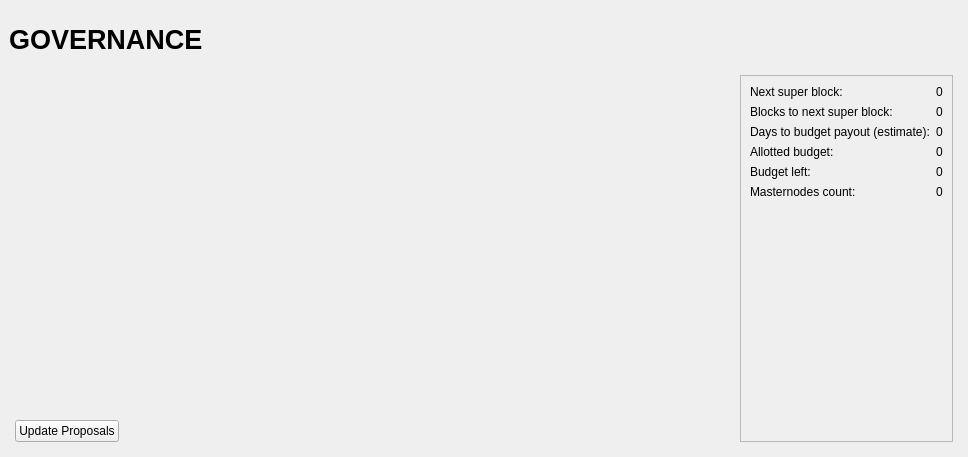
<?xml version="1.0" encoding="UTF-8"?>
<ui version="4.0">
 <class>GovernancePage</class>
 <widget class="QWidget" name="GovernancePage">
  <property name="geometry">
   <rect>
    <x>0</x>
    <y>0</y>
    <width>968</width>
    <height>457</height>
   </rect>
  </property>
  <property name="windowTitle">
   <string>Form</string>
  </property>
  <layout class="QVBoxLayout" name="topLayout" stretch="0">
   <property name="margin">
    <number>9</number>
   </property>
   <item>
    <layout class="QVBoxLayout" name="verticalLayout_Master" stretch="0,1">
     <property name="spacing">
      <number>0</number>
     </property>
     <item>
      <widget class="QFrame" name="frame_Header">
       <layout class="QVBoxLayout" name="verticalLayout_4">
        <property name="margin">
         <number>0</number>
        </property>
        <item>
         <layout class="QHBoxLayout" name="horizontalLayout_Header" stretch="1,0,1">
          <item>
           <widget class="QLabel" name="labelOverviewHeaderLeft">
            <property name="minimumSize">
             <size>
              <width>464</width>
              <height>60</height>
             </size>
            </property>
            <property name="maximumSize">
             <size>
              <width>16777215</width>
              <height>60</height>
             </size>
            </property>
            <property name="font">
             <font>
              <pointsize>20</pointsize>
              <weight>75</weight>
              <bold>true</bold>
             </font>
            </property>
            <property name="text">
             <string>GOVERNANCE</string>
            </property>
           </widget>
          </item>
          <item>
           <spacer name="horizontalSpacer">
            <property name="orientation">
             <enum>Qt::Horizontal</enum>
            </property>
            <property name="sizeHint" stdset="0">
             <size>
              <width>40</width>
              <height>20</height>
             </size>
            </property>
           </spacer>
          </item>
          <item>
           <widget class="QLabel" name="labelOverviewHeaderRight">
            <property name="minimumSize">
             <size>
              <width>464</width>
              <height>60</height>
             </size>
            </property>
            <property name="maximumSize">
             <size>
              <width>16777215</width>
              <height>60</height>
             </size>
            </property>
            <property name="font">
             <font>
              <pointsize>14</pointsize>
             </font>
            </property>
            <property name="text">
             <string/>
            </property>
            <property name="alignment">
             <set>Qt::AlignRight|Qt::AlignTrailing|Qt::AlignVCenter</set>
            </property>
           </widget>
          </item>
         </layout>
        </item>
       </layout>
      </widget>
     </item>
     <item>
      <widget class="QFrame" name="frame_BG">
       <layout class="QVBoxLayout" name="verticalLayout_3">
        <property name="margin">
         <number>6</number>
        </property>
        <item>
         <widget class="QFrame" name="frame_Content">
          <layout class="QVBoxLayout" name="verticalLayout">
           <property name="spacing">
            <number>0</number>
           </property>
           <property name="margin">
            <number>0</number>
           </property>
           <item>
            <layout class="QHBoxLayout" name="horizontalLayout_Content">
             <item>
              <layout class="QVBoxLayout" name="verticalLayout_2">
               <item>
                <widget class="QScrollArea" name="scrollArea">
                 <property name="sizePolicy">
                  <sizepolicy hsizetype="Expanding" vsizetype="Minimum">
                   <horstretch>0</horstretch>
                   <verstretch>1</verstretch>
                  </sizepolicy>
                 </property>
                 <property name="frameShape">
                  <enum>QFrame::NoFrame</enum>
                 </property>
                 <property name="frameShadow">
                  <enum>QFrame::Plain</enum>
                 </property>
                 <property name="lineWidth">
                  <number>0</number>
                 </property>
                 <property name="horizontalScrollBarPolicy">
                  <enum>Qt::ScrollBarAlwaysOff</enum>
                 </property>
                 <property name="sizeAdjustPolicy">
                  <enum>QAbstractScrollArea::AdjustIgnored</enum>
                 </property>
                 <property name="widgetResizable">
                  <bool>true</bool>
                 </property>
                 <widget class="QWidget" name="scrollAreaWidgetContents">
                  <property name="geometry">
                   <rect>
                    <x>0</x>
                    <y>0</y>
                    <width>742</width>
                    <height>282</height>
                   </rect>
                  </property>
                  <property name="sizePolicy">
                   <sizepolicy hsizetype="Preferred" vsizetype="Minimum">
                    <horstretch>0</horstretch>
                    <verstretch>1</verstretch>
                   </sizepolicy>
                  </property>
                  <layout class="QVBoxLayout" name="proposalGrid">
                   <property name="spacing">
                    <number>0</number>
                   </property>
                   <property name="sizeConstraint">
                    <enum>QLayout::SetDefaultConstraint</enum>
                   </property>
                   <property name="margin">
                    <number>0</number>
                   </property>
                  </layout>
                 </widget>
                </widget>
               </item>
               <item>
                <spacer name="verticalSpacer">
                 <property name="orientation">
                  <enum>Qt::Vertical</enum>
                 </property>
                 <property name="sizeHint" stdset="0">
                  <size>
                   <width>20</width>
                   <height>40</height>
                  </size>
                 </property>
                </spacer>
               </item>
               <item>
                <layout class="QHBoxLayout" name="horizontalLayout">
                 <item>
                  <widget class="QPushButton" name="UpdateButton">
                   <property name="text">
                    <string>Update Proposals</string>
                   </property>
                  </widget>
                 </item>
                 <item>
                  <spacer name="horizontalSpacer_2">
                   <property name="orientation">
                    <enum>Qt::Horizontal</enum>
                   </property>
                   <property name="sizeHint" stdset="0">
                    <size>
                     <width>40</width>
                     <height>20</height>
                    </size>
                   </property>
                  </spacer>
                 </item>
                </layout>
               </item>
              </layout>
             </item>
             <item>
              <widget class="QFrame" name="frame_budget_info">
               <property name="frameShape">
                <enum>QFrame::StyledPanel</enum>
               </property>
               <property name="frameShadow">
                <enum>QFrame::Raised</enum>
               </property>
               <layout class="QGridLayout" name="gridLayout">
                <item row="0" column="0">
                 <widget class="QLabel" name="next_superblock_label">
                  <property name="text">
                   <string>Next super block:</string>
                  </property>
                 </widget>
                </item>
                <item row="0" column="1" alignment="Qt::AlignRight">
                 <widget class="QLabel" name="next_superblock_value">
                  <property name="text">
                   <string>0</string>
                  </property>
                 </widget>
                </item>
                <item row="1" column="0">
                 <widget class="QLabel" name="blocks_before_super_label">
                  <property name="text">
                   <string>Blocks to next super block:</string>
                  </property>
                 </widget>
                </item>
                <item row="1" column="1" alignment="Qt::AlignRight">
                 <widget class="QLabel" name="blocks_before_super_value">
                  <property name="text">
                   <string>0</string>
                  </property>
                 </widget>
                </item>
                <item row="2" column="0">
                 <widget class="QLabel" name="time_before_super_label">
                  <property name="text">
                   <string>Days to budget payout (estimate):</string>
                  </property>
                 </widget>
                </item>
                <item row="2" column="1" alignment="Qt::AlignRight">
                 <widget class="QLabel" name="time_before_super_value">
                  <property name="text">
                   <string>0</string>
                  </property>
                 </widget>
                </item>
                <item row="3" column="0">
                 <widget class="QLabel" name="alloted_budget_label">
                  <property name="text">
                   <string>Allotted budget:</string>
                  </property>
                 </widget>
                </item>
                <item row="3" column="1" alignment="Qt::AlignRight">
                 <widget class="QLabel" name="alloted_budget_value">
                  <property name="text">
                   <string>0</string>
                  </property>
                 </widget>
                </item>
                <item row="4" column="0">
                 <widget class="QLabel" name="unallocated_budget_label">
                  <property name="text">
                   <string>Budget left:</string>
                  </property>
                 </widget>
                </item>
                <item row="4" column="1" alignment="Qt::AlignRight">
                 <widget class="QLabel" name="unallocated_budget_value">
                  <property name="text">
                   <string>0</string>
                  </property>
                 </widget>
                </item>
                <item row="5" column="0">
                 <widget class="QLabel" name="masternode_count_label">
                  <property name="text">
                   <string>Masternodes count:</string>
                  </property>
                 </widget>
                </item>
                <item row="5" column="1" alignment="Qt::AlignRight">
                 <widget class="QLabel" name="masternode_count_value">
                  <property name="text">
                   <string>0</string>
                  </property>
                 </widget>
                </item>
                <item row="6" column="0">
                 <spacer name="verticalSpacer_2">
                  <property name="orientation">
                   <enum>Qt::Vertical</enum>
                  </property>
                  <property name="sizeHint" stdset="0">
                   <size>
                    <width>20</width>
                    <height>40</height>
                   </size>
                  </property>
                 </spacer>
                </item>
               </layout>
              </widget>
             </item>
            </layout>
           </item>
          </layout>
         </widget>
        </item>
       </layout>
      </widget>
     </item>
    </layout>
   </item>
  </layout>
 </widget>
 <resources/>
 <connections/>
</ui>
